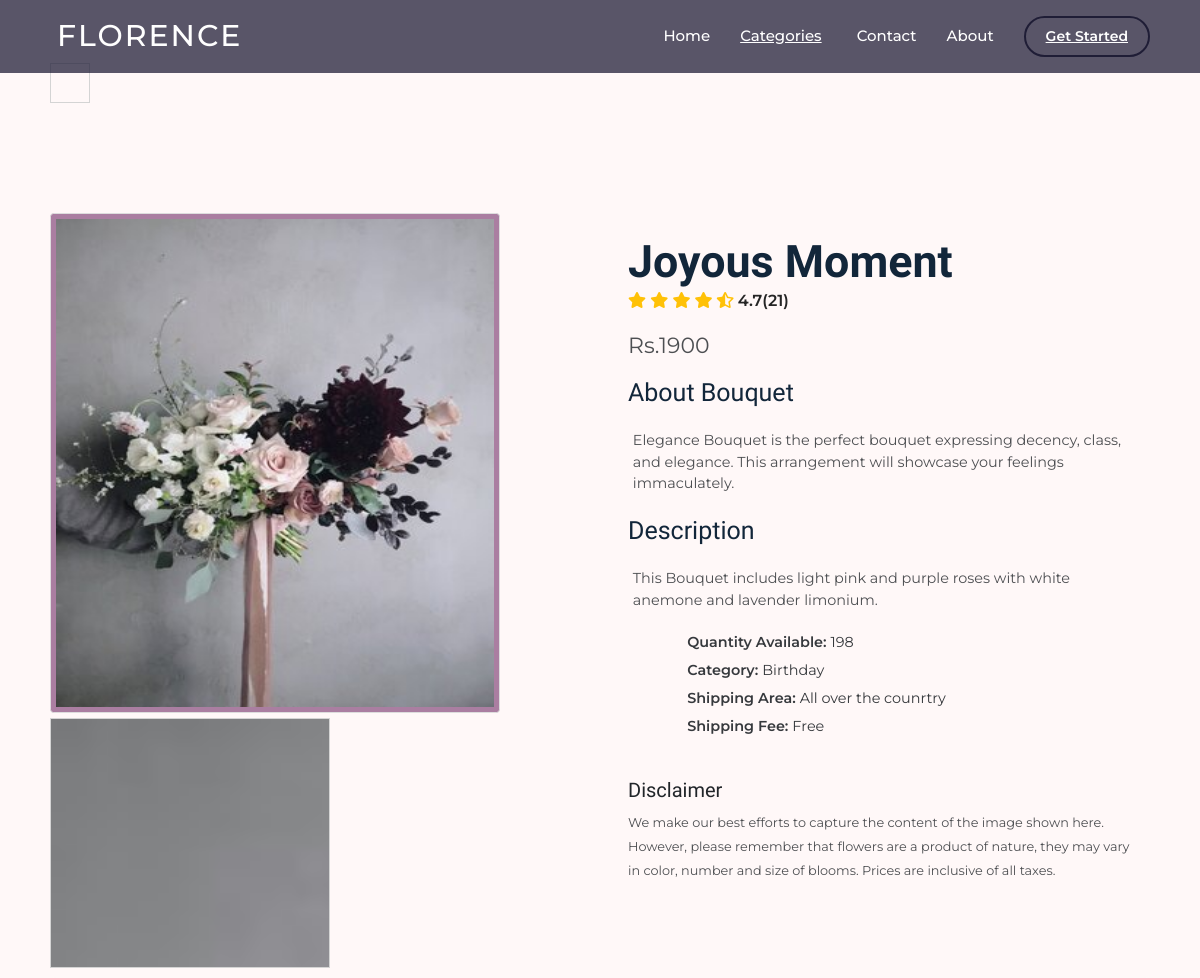
/products/1, run on the app's committed database.
### Florence/models/product.py (models this page shows, shortened)
class Product(models.Model):
    name = models.CharField(max_length=50)
    category = models.ForeignKey(Category, on_delete=models.CASCADE, default=1)
    quantity=models.IntegerField(default=0)
    price = models.IntegerField(default=0)
    description = models.CharField(max_length=300)
    image = models.ImageField(upload_to='productsimg/')

### Florence/models/category.py (models this page shows, shortened)
class Category(models.Model):
    name = models.CharField(max_length=50)
    description = models.CharField(max_length=300)

### Florence/views.py (the view)
# urls.py: path('products/<int:id>',views.product_detail,name='product_detail'),
def product_detail(request,id):
    productdet=Product.objects.get(id=id)
    return render(request,'product_detail.html',{'data':productdet})

### Florence/templates/product_detail.html (shortened to what this page needs)
<!DOCTYPE html>
<html>
  <head>
    <link href="https://cdn.jsdelivr.net/npm/bootstrap@5.2.0-beta1/dist/css/bootstrap.min.css" rel="stylesheet" >
    <link rel="stylesheet" href="https://stackpath.bootstrapcdn.com/font-awesome/4.7.0/css/font-awesome.min.css">
    <link rel="stylesheet" href="https://cdnjs.cloudflare.com/ajax/libs/font-awesome/5.15.1/css/all.min.css" />
    {% load static %}
  </head>
{% include 'header.html' %}
  <body class="bg">
    <div class = "card-wrapper">
      <div class = "card back">
        <div class = "product-imgs">
          <div class = "img-display">
            <div class = "img-showcase">
                <div class="img-zoom-container">
                    <img id="myimage" src = "{{data.image.url}}" alt = "shoe image" height="500px">
                    <div id="myresult" class="img-zoom-result"></div>
                  </div>
            </div>
          </div>
        </div>
        <div class = "product-content">
          <h1 class = "product-title">{{data.name}}</h1>
          <div class = "product-rating">
            <i class = "fas fa-star"></i>
            <i class = "fas fa-star"></i>
            <i class = "fas fa-star"></i>
            <i class = "fas fa-star"></i>
            <i class = "fas fa-star-half-alt"></i>
            <span>4.7(21)</span>
          </div>
          <div class = "product-price">
            <span>Rs.{{data.price}}</span>
          </div>
          <div class = "product-detail">
            <h2>About Bouquet </h2>
            <p>Elegance Bouquet is the perfect bouquet expressing decency, class, and elegance.
               This arrangement will showcase your feelings immaculately.</p>
            <h2>Description </h2>
            <p>{{data.description}}</p>
            <ul>
              <li>Quantity Available: <span>{{data.quantity}}</span></li>
              <li>Category: <span>{{data.category.name}}</span></li>
              <li>Shipping Area: <span>All over the counrtry</span></li>
              <li>Shipping Fee: <span>Free</span></li>
            </ul>
          </div>
          <br>
          <div class="dis">
            <h5> Disclaimer
            </h5>
          </div>
          <div class="dis-sp">
             <span>We make our best efforts to capture the content of the image shown here. However, please remember that flowers are a product of nature, they may vary in color, number and size of blooms.
             Prices are inclusive of all taxes.</span>
             </div>
        </div>
      </div>
    </div>
  </body>
</html>

### Florence/templates/product_detail.html (style rules this page uses)
* { box-sizing: border-box; padding: 0; margin: 0; }
body { font-family: 'Montserrat', sans-serif; line-height: 1.5; }
h1,h2,h3,h4,h5,h6 { font-family: 'Enriqueta', serif; }
h1 { font-size: 70px; }
h2 { font-size: 36px; }
.card-wrapper { max-width: 1100px; margin: 0 auto; }
.img-zoom-container { position: relative; }
.img-zoom-result { border: 1px solid #d4d4d4; width: 280px; height: 250px; margin-bottom: 10px; margin-top: 5px; }
img { width: 400px; display: block; margin-bottom:5px; margin-top:150px; border: 0.5px solid #ddd; border-radius: 3.5px; padding: 5px; background-color:#AA7EA1 ; }
.img-display { overflow: hidden; }
.img-showcase { display: flex; width: 100%; transition: all 0.5s ease; }
.img-showcase img { min-width: 450px; }
.product-content { padding: 2rem 1rem; }
.product-title { font-size: 2.8rem; text-transform: capitalize; font-weight: 700; position: relative; color: #12263a; margin: 0rem ; margin-top: 140px; padding-top:2rem; }
.product-rating { color: #ffc107; }
.product-rating span { font-weight: 600; color: #252525; }
.product-price { margin: 1rem 0; }
.product-price span { font-size: 22px; opacity: 0.8; }
.product-detail h2 { text-transform: capitalize; color: #12263a; padding-bottom: 0.6rem; font-size: 25px; }
.product-detail p { font-size: 0.9rem; padding: 0.3rem; opacity: 0.8; }
.product-detail ul { margin: 1rem ; font-size: 0.9rem; }
.product-detail ul li { margin: 0; list-style: none; padding-left: 0.7rem; margin: 0.4rem 0; font-weight: 600; opacity: 0.9; }
.product-detail ul li span { font-weight: 400; }
.dis-sp span { font-size: 0.8rem; opacity: 0.8; margin-top: 0.3rem; padding-right:0.9rem; }
.card { --bs-card-border-width: 0px; padding-top:6rem; background-color: #FFF8F8; }
@media screen and (min-width: 992px) { .card { display: grid; grid-template-columns: repeat(2, 1fr); grid-gap: 1.5rem; background-color: #FFF8F8; } }
.card-wrapper { height: 100vh; display: flex; justify-content: center; align-items: center; background-color:#FFF8F8; }
.product-imgs { display: flex; flex-direction: column; justify-content: center; }
.product-content { padding-top: 0; }
body { background-color: #FFF8F8; }

### data on the page
Product: image (picture), name "Joyous Moment", price "1900", description "This Bouquet includes light pink and purple roses with white anemone and lavender limonium.", quantity "198", category.name "Birthday"
